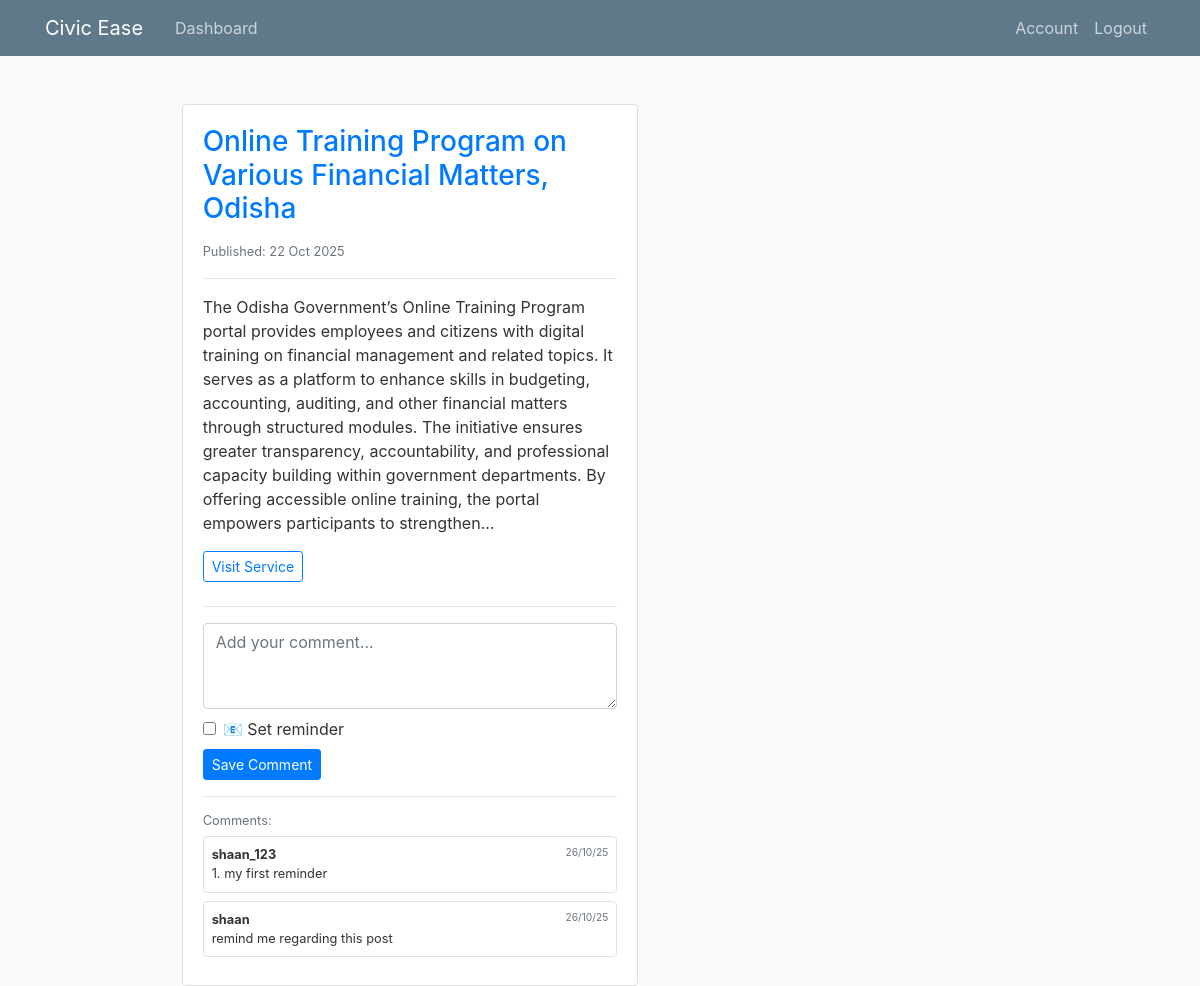
Before: /post/1 (signed in) with the older database file.
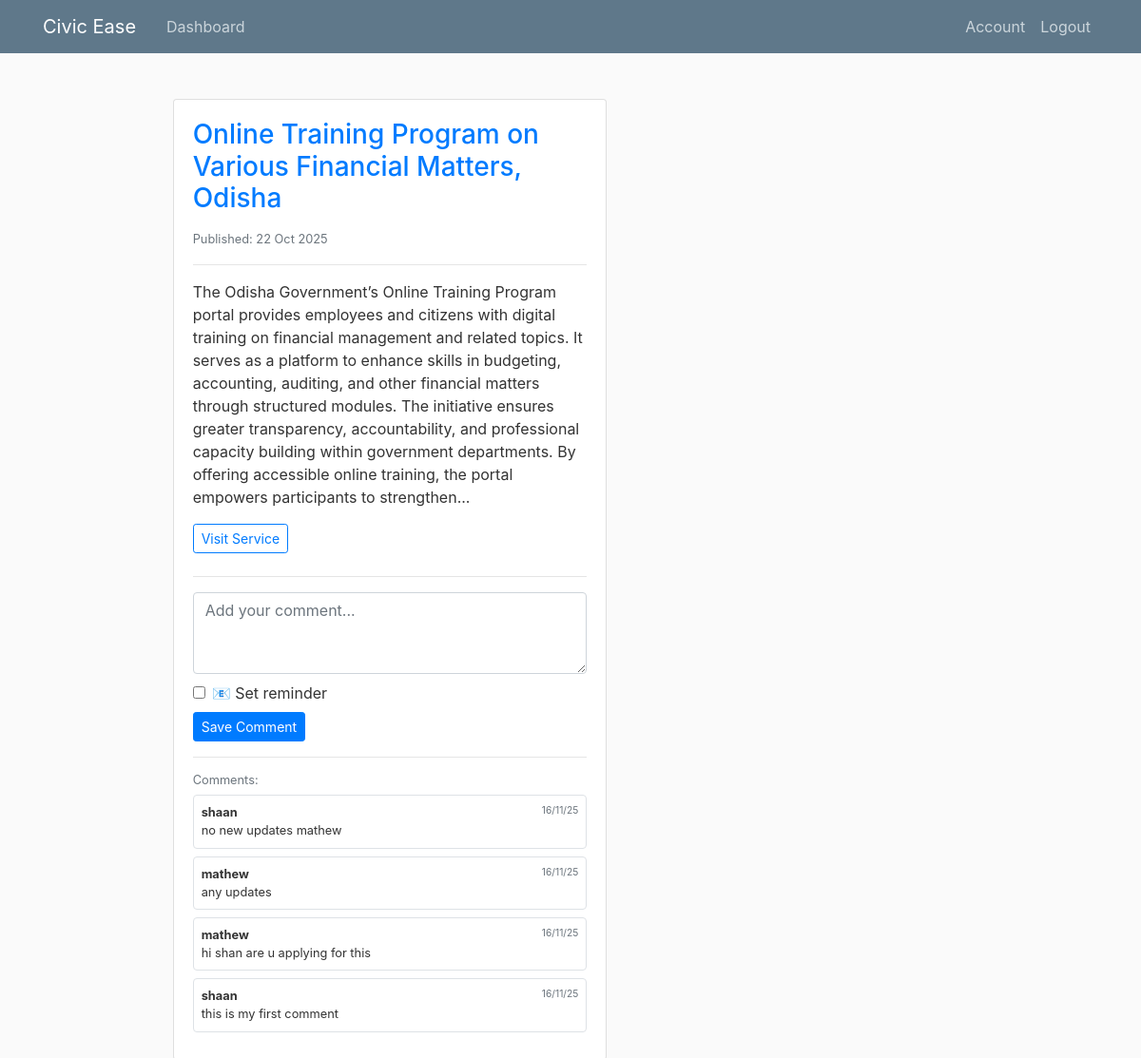
After: the same page with the newer database file.
### flaskblog/models.py (models this page shows, shortened)
class Post(db.Model):
    __tablename__ = 'post'
    id = db.Column(db.Integer, primary_key=True)
    title = db.Column(db.String(100), nullable=False)
    rss_category_id = db.Column(db.Integer, nullable=True)
    rss_category_name = db.Column(db.String(120), nullable=True)
    rss_link = db.Column(db.String(300), nullable=True)
    rss_description = db.Column(db.Text, nullable=True)
    rss_pubDate = db.Column(db.DateTime, nullable=True)
    reviews = db.relationship('Review', back_populates='post')

class Review(db.Model):
    __tablename__ = 'review'
    id = db.Column(db.Integer, primary_key=True)
    date_posted = db.Column(db.DateTime, nullable=False, default=datetime.utcnow)
    content = db.Column(db.Text, nullable=False)
    user_id = db.Column(db.Integer, db.ForeignKey('user.id'), nullable=False)
    post_id = db.Column(db.Integer, db.ForeignKey('post.id'), nullable=False)
    reminder_enabled = db.Column(db.Boolean, nullable=False, default=False)
    reminder_datetime = db.Column(db.DateTime, nullable=True)
    reminder_sent = db.Column(db.Boolean, nullable=False, default=False)
    post = db.relationship('Post', back_populates='reviews')
    user = db.relationship('User', back_populates='reviews')

class User(db.Model, UserMixin):
    __tablename__ = 'user'
    id = db.Column(db.Integer, primary_key=True)
    username = db.Column(db.String(20), unique=True, nullable=False)
    email = db.Column(db.String(120), unique=True, nullable=False)
    image_file = db.Column(db.String(20), nullable=False, default='default.jpg')
    password = db.Column(db.String(60), nullable=False)
    reviews = db.relationship('Review', back_populates='user')

### flaskblog/routes.py (the view)
@app.route("/post/<int:post_id>")
@login_required
def post_detail(post_id):
    post = Post.query.get_or_404(post_id)
    reviews = Review.query.filter_by(post_id=post_id).order_by(Review.date_posted.desc()).all()
    return render_template('post.html', post=post, reviews=reviews)

### flaskblog/models.py (called while the page is built)
@login_manager.user_loader
def load_user(user_id):
    return User.query.get(int(user_id))

### flaskblog/templates/post.html (shortened to what this page needs)
{% extends "layout.html" %}
{% block content %}
<div class="container mt-4">
    <div class="row">
        <div class="col-md-8 offset-md-2">
            <div class="card">
                <div class="card-body">
                    <h3 class="card-title text-primary">{{ post.title }}</h3>
                    {% if post.rss_pubDate %}
                        <small class="text-muted">
                             Published: {{ post.rss_pubDate.strftime('%d %b %Y') }}
                        </small>
                    {% endif %}
                    <hr>
                    <p class="card-text">{{ post.rss_description }}</p>
                    {% if post.rss_link %}
                        <a href="{{ post.rss_link }}" target="_blank" class="btn btn-outline-primary btn-sm mb-2">
                             Visit Service
                        </a>
                    {% endif %}
                    <hr>
                    {% if current_user.is_authenticated %}
                        <form method="POST" action="{{ url_for('add_comment') }}">
                            <div class="mb-2">
                                <textarea class="form-control" name="comment" rows="3" placeholder="Add your comment..."></textarea>
                            </div>
                            <div class="form-check mb-2">
                                <input class="form-check-input" type="checkbox" name="reminder_enabled" id="reminder_{{ post.id }}" value="1">
                                <label class="form-check-label" for="reminder_{{ post.id }}">📧 Set reminder</label>
                            </div>
                            <button type="submit" class="btn btn-primary btn-sm">Save Comment</button>
                        </form>
                    {% else %}
                        <small class="text-muted">
                            <a href="{{ url_for('login') }}">Login</a> to add comments and set reminders
                        </small>
                    {% endif %}
                    <hr>
                    {% if reviews %}
                        <div class="comments-section">
                            <h6 class="small text-muted mb-2">Comments:</h6>
                            {% for review in reviews %}
                                <div class="small mb-2 p-2 bg-white rounded border">
                                    <div class="d-flex justify-content-between">
                                        <strong>{{ review.user.username }}</strong>
                                        <small class="text-muted">{{ review.date_posted.strftime('%d/%m/%y') }}</small>
                                    </div>
                                    <div>{{ review.content }}</div>
                                </div>
                            {% endfor %}
                        </div>
                    {% endif %}
                </div>
            </div>
        </div>
    </div>
</div>
{% endblock content %}

### flaskblog/templates/layout.html (shortened to what this page needs)
<!DOCTYPE html>
<html>
<head>
  <link rel="stylesheet" href="{{ url_for('static', filename='css/bootstrap.min.css') }}">
  <link rel="stylesheet" type="text/css" href="{{ url_for('static', filename='main.css') }}">
</head>
<body>
    <header class="site-header">
      <nav class="navbar navbar-expand-md navbar-dark bg-steel fixed-top">
        <div class="container">
          <a class="navbar-brand mr-4" href="{% if current_user.is_authenticated %}{{ url_for('landing') }}{% else %}{{ url_for('landing') }}{% endif %}">Civic Ease</a>
          <div class="collapse navbar-collapse" id="navbarToggle">
            <div class="navbar-nav mr-auto">
              {% if current_user.is_authenticated %}
                <a class="nav-item nav-link" href="{{ url_for('home') }}">Dashboard</a>
              {% else %}
                <a class="nav-item nav-link" href="{{ url_for('landing') }}">Home</a>
              {% endif %}
            </div>
            <div class="navbar-nav">
              {% if current_user.is_authenticated %}
                <a class="nav-item nav-link" href="{{ url_for('account') }}">Account</a>
                <a class="nav-item nav-link" href="{{ url_for('logout') }}">Logout</a>
              {% else %}
                <a class="nav-item nav-link" href="{{ url_for('login') }}">Login</a>
                <a class="nav-item nav-link" href="{{ url_for('register') }}">Register</a>
              {% endif %}
            </div>
          </div>
        </div>
      </nav>
    </header>
    <main role="main" class="container">
      <div class="row">
        <div class="col-md-8">
          {% block content %}{% endblock %}
        </div>
      </div>
    </main>
</body>
</html>

### flaskblog/static/main.css (style rules this page uses)
body { background: #fafafa; color: #333333; margin-top: 5rem; }
h1, h2, h3, h4, h5, h6 { color: #444444; }
.bg-steel { background-color: #5f788a; }
.site-header .navbar-nav .nav-link { color: #cbd5db; }

Changed rows visible on the page:
removed Review: user.username "shaan_123", date_posted "26/10/25", content "1. my first reminder"
added Review: user.username "shaan", date_posted "16/11/25", content "no new updates mathew"
added Review: user.username "mathew", date_posted "16/11/25", content "any updates"
added Review: user.username "mathew", date_posted "16/11/25", content "hi shan are u applying for this"
changed Review: date_posted "26/10/25" → "16/11/25"; content "remind me regarding this post" → "this is my first comment"
